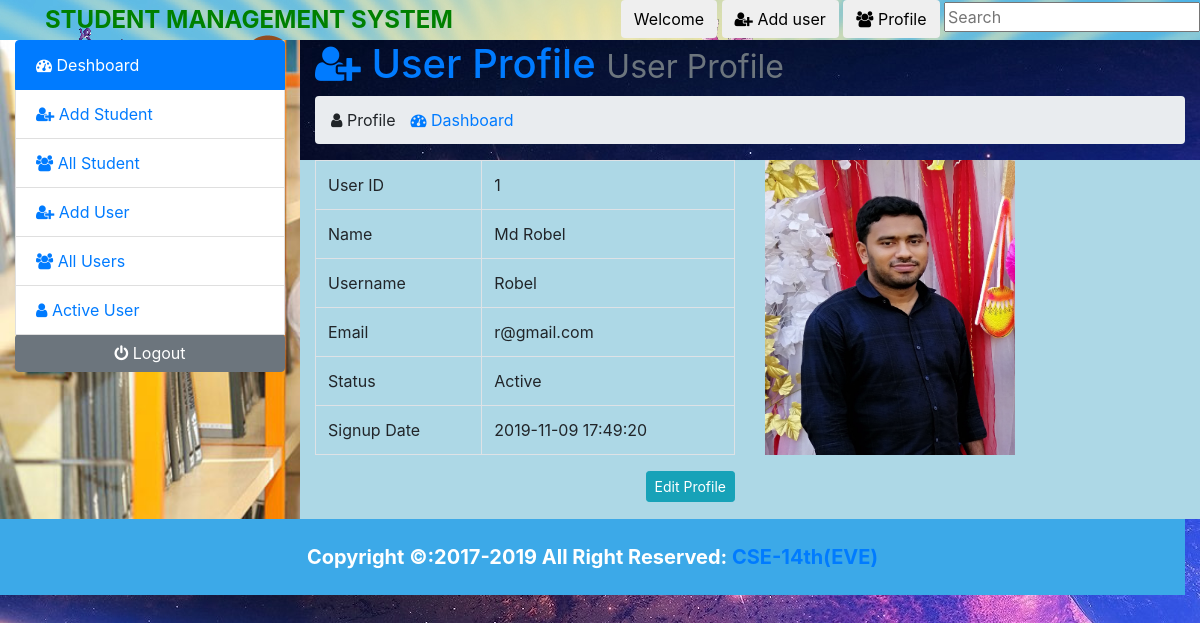
Page /admin/index.php?page=profile (signed in) on the committed database.
### tables this page shows
CREATE TABLE `user` (
  `id` int(10) NOT NULL,
  `name` varchar(50) NOT NULL,
  `email` varchar(50) NOT NULL,
  `username` varchar(50) NOT NULL,
  `password` varchar(50) NOT NULL,
  `photo` varchar(50) NOT NULL,
  `status` varchar(255) NOT NULL,
  `datetime` timestamp NOT NULL DEFAULT CURRENT_TIMESTAMP
);

### admin/profile.php (the view, shortened to what this page needs)
<h1 class="text-primary"><i class="fa fa-user-plus"> </i> User Profile <small class="text-secondary">User Profile</small></h1>
            <ol class="breadcrumb">
              <li class="active" style="margin-right: 15px"> <i class="fa fa-user" > </i> Profile</li>
              <li ><a href="index.php?page=deshboard"> <i class="fa fa-dashboard"></i> Dashboard</a> </li>
            </ol>
<?php
	$session_user=$_SESSION['user_login'];
	$user_data=mysqli_query($link,"SELECT * FROM `user` WHERE `username`='$session_user'");
	$user_row=mysqli_fetch_assoc($user_data);
 ?>
<div class="row" style="background-color: lightblue">
	<div class="col-sm-6">
		<table class="table table-bordered">
	<tr>
		<td>User ID</td>
		<td><?php echo $user_row['id']; ?></td>
	</tr>
	<tr>
		<td>Name</td>
		<td><?php echo ucwords($user_row['name']); ?></td>
	</tr>
	<tr>
		<td>Username</td>
		<td><?php echo $user_row['username']; ?></td>
	</tr>
	<tr>
		<td>Email</td>
		<td><?php echo $user_row['email']; ?></td>
	</tr>
	<tr>
		<td>Status</td>
		<td><?php echo ucwords($user_row['status']); ?></td>
	</tr>
    <tr>
		<td>Signup Date</td>
		<td><?php echo $user_row['datetime']; ?></td>
	</tr>
</table>
<a href="index.php?page=edit_profile">
<input type="submit"  name="edit" value="Edit Profile" class="btn btn-sm btn-info pull-right"></a><br><br>
	</div>
	<div class="col-sm-6">
		<a href="">
			<img src="images/<?php echo $user_row['photo'] ?>" style="height: 295px;width: 250px">
		</a>
	</div><br><br>
</div>

### rows in the picture
user: id "1", name "Md Robel", username "Robel", email "r@gmail.com", status "Active", datetime "2019-11-09 17:49:20", photo (picture)
